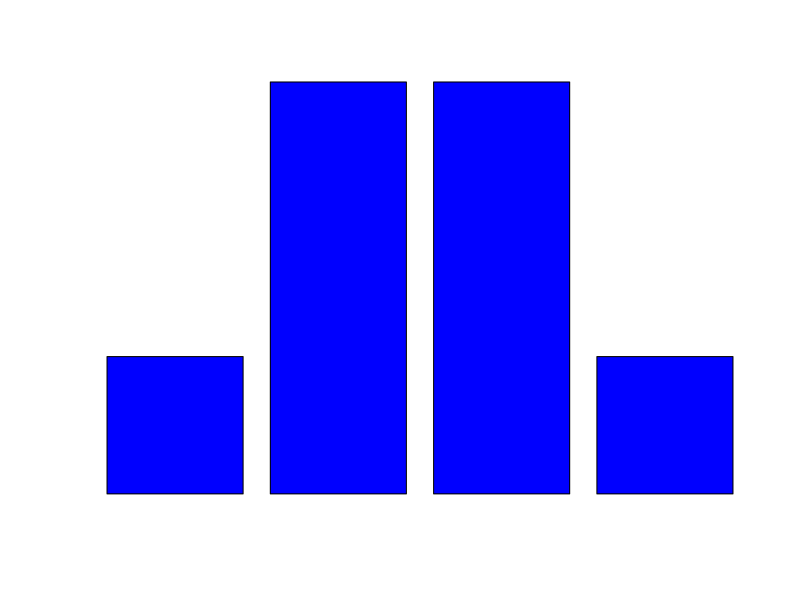
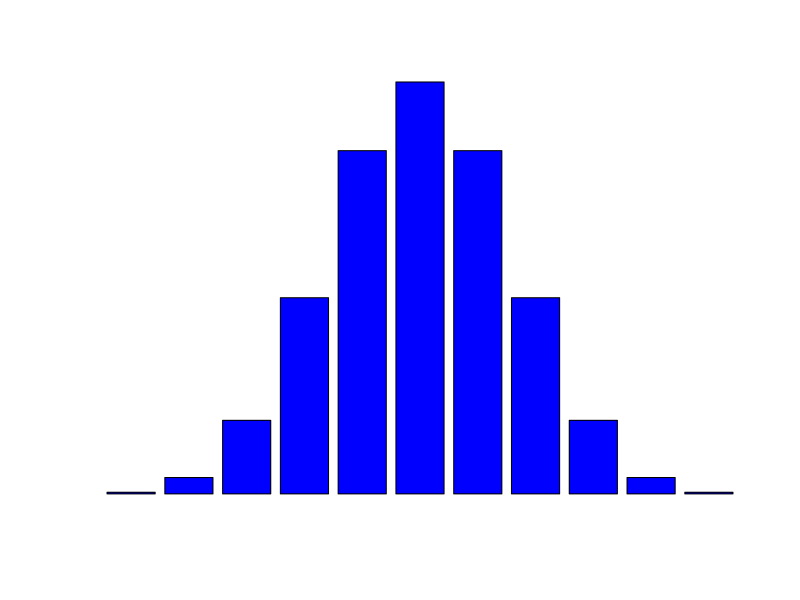
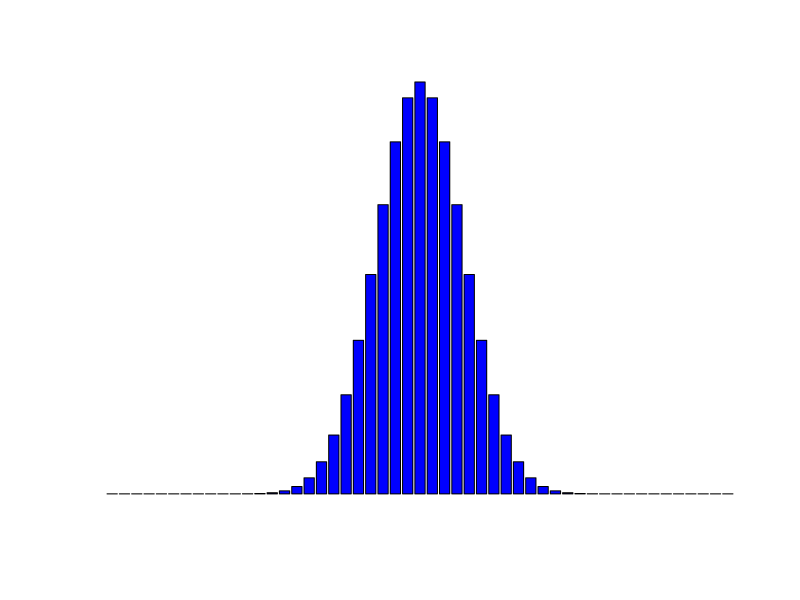
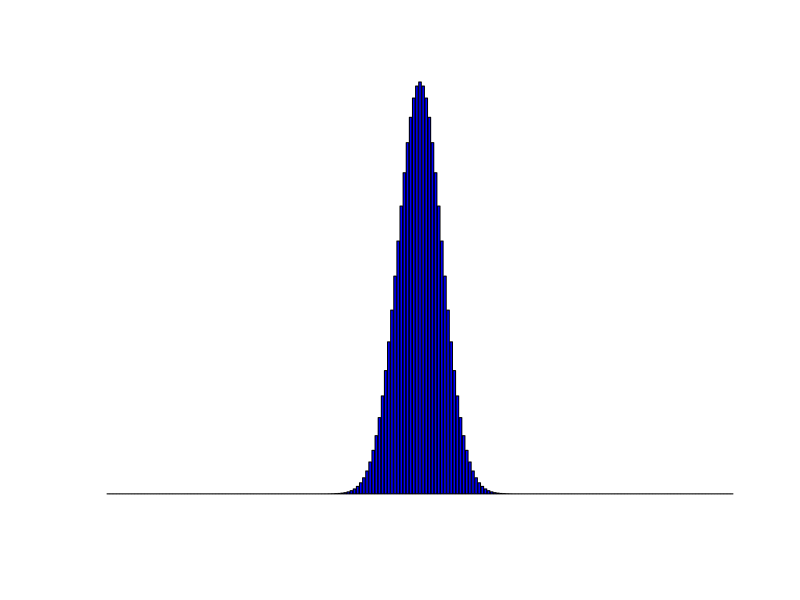
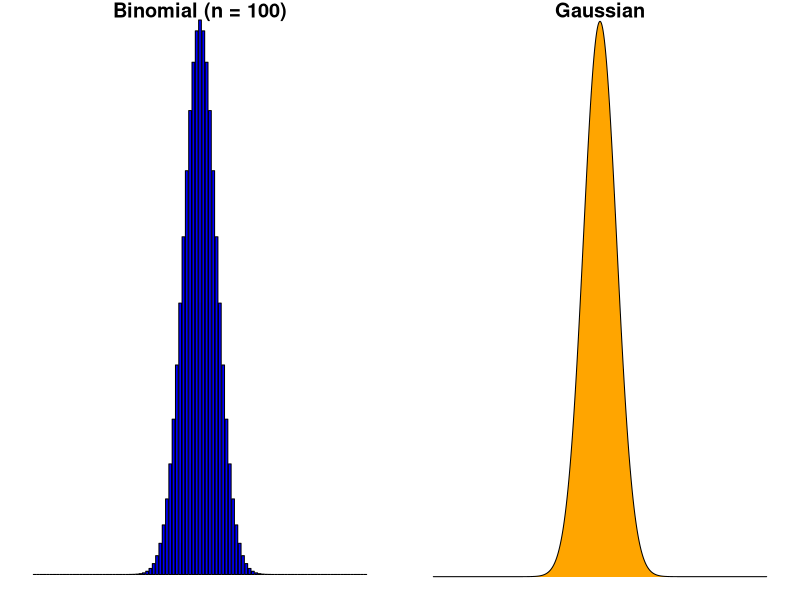
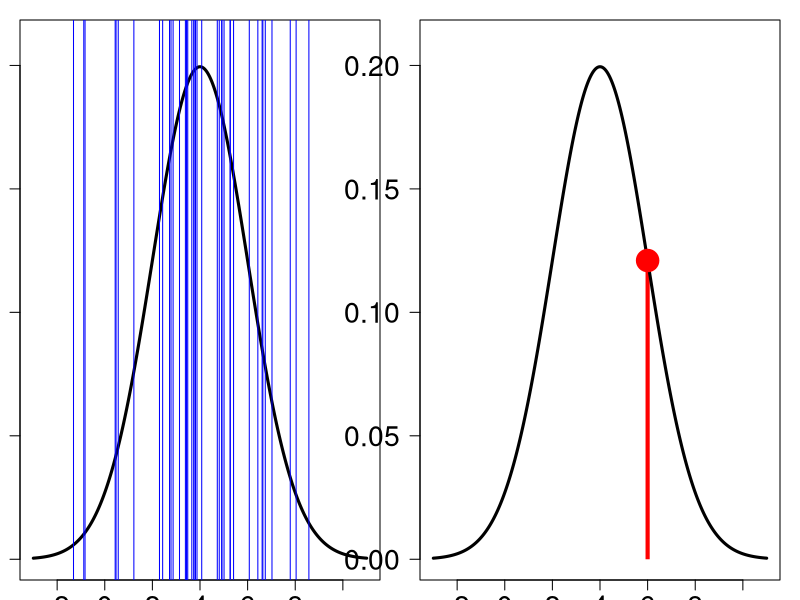
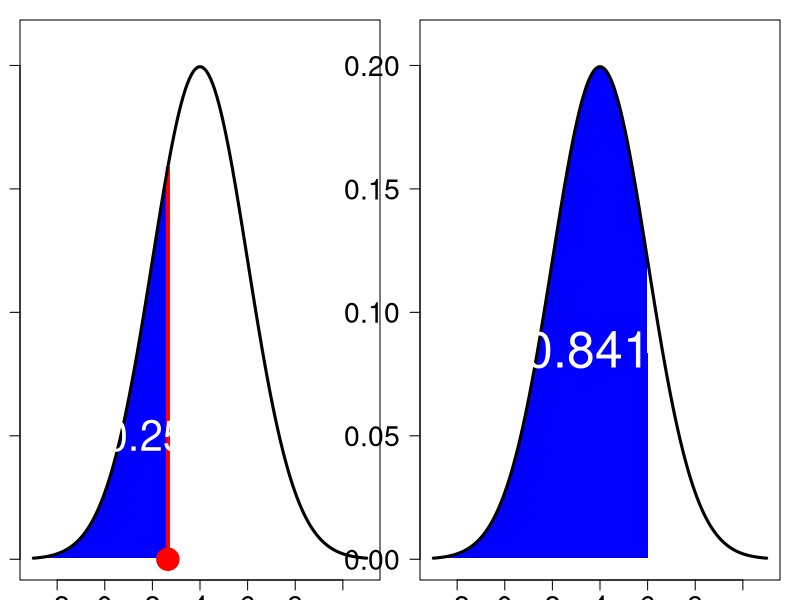

The R source for these figures, in order:
## ---- chunk 1
knitr::include_graphics("https://upload.wikimedia.org/wikipedia/commons/7/71/Claudius_crop.jpg")
## ---- chunk 2
knitr::include_graphics("https://upload.wikimedia.org/wikipedia/en/3/35/The_Drunkard%27s_Walk.jpg")
## ---- chunk 3
knitr::include_graphics("https://em-content.zobj.net/source/telegram/386/cloud-with-rain_1f327-fe0f.webp")
## ---- chunk 4
knitr::include_graphics("https://em-content.zobj.net/source/telegram/386/cloud-with-rain_1f327-fe0f.webp")
## ---- chunk 5
knitr::include_graphics("https://em-content.zobj.net/source/telegram/386/cloud-with-rain_1f327-fe0f.webp")
## ---- chunk 6
knitr::include_graphics("https://em-content.zobj.net/source/telegram/386/cloud-with-rain_1f327-fe0f.webp")
## ---- chunk 7
knitr::include_graphics("https://em-content.zobj.net/source/telegram/386/cloud-with-rain_1f327-fe0f.webp")
## ---- chunk 8
knitr::include_graphics("https://upload.wikimedia.org/wikipedia/commons/thumb/1/19/Jakob_Bernoulli.jpg/800px-Jakob_Bernoulli.jpg")
## ---- chunk 9
knitr::include_graphics("https://em-content.zobj.net/source/telegram/386/cloud-with-rain_1f327-fe0f.webp")
## ---- chunk 10
knitr::include_graphics("https://em-content.zobj.net/source/telegram/386/cloud-with-rain_1f327-fe0f.webp")
## ---- chunk 11
knitr::include_graphics("https://em-content.zobj.net/source/telegram/386/cloud-with-rain_1f327-fe0f.webp")
## ---- chunk 12
knitr::include_graphics("https://em-content.zobj.net/source/telegram/386/cloud-with-rain_1f327-fe0f.webp")
## ---- chunk 13
barplot(dbinom(0:3,3,0.5), col = "blue", axes = FALSE)
## ---- chunk 14
barplot(dbinom(0:10,10,0.5), col = "blue", axes = FALSE)
## ---- chunk 15
barplot(dbinom(0:50,50,0.5), col = "blue", axes = FALSE)
## ---- chunk 16
barplot(dbinom(0:200,200,0.5), col = "blue", axes = FALSE)
## ---- chunk 17
par(mfrow = c(1,2), mar = c(1,1,1,1))
barplot(dbinom(0:100,100,0.5),
        col = "blue", axes = FALSE, main = "Binomial (n = 100)")

xPoly <- seq(-6,6,l=2000)
yPoly <- dnorm(xPoly)

sel <- which(xPoly >= -6 & xPoly <= 6)
xPolySel <- c(xPoly[sel],xPoly[sel[1]])
yPolySel <- c(yPoly[sel],yPoly[sel[1]])
n <- length(xPolySel)

plot(0,0,type="n",xlim=c(-10,10),ylim=c(0.0125,0.385),
     axes=FALSE, xlab = "", ylab = "", main = "Gaussian")

polygon(xPolySel[n:1],yPolySel,col="orange",border = NA)
curve(dnorm(x),-10,10,n=2000,xlab="",ylab="",add=TRUE)

## ---- chunk 18
knitr::include_graphics("https://upload.wikimedia.org/wikipedia/commons/thumb/e/ec/Carl_Friedrich_Gauss_1840_by_Jensen.jpg/804px-Carl_Friedrich_Gauss_1840_by_Jensen.jpg")
## ---- chunk 19
plot(0,0,type="n",xlim=c(-3,11),ylim=c(0,0.21),
     xlab = "Temperature", ylab = "", las = 1, 
     cex.axis = 1.7, cex.lab = 2.5)

curve(dnorm(x, mean = 4, sd = 2),
      -3,11,n=2000,xlab="",ylab="",
      lwd = 3,add=TRUE)

set.seed(42)

abline(v = rnorm(40, mean = 4, sd = 2), col = "blue")
## ---- chunk 20
dnorm(6, mean = 4, sd = 2)
## ---- chunk 21
plot(0,0,type="n",xlim=c(-3,11),ylim=c(0,0.21),
     xlab = "Temperature", ylab = "", las = 1, 
     cex.axis = 1.7, cex.lab = 2.5)

segments(x0 = 6, x1 = 6,
         y0 = 0, y1 = dnorm(6, mean = 4, sd = 2),
         col = "red", lwd =4, lend = "butt")

curve(dnorm(x, mean = 4, sd = 2),-3,11,
      n=2000,xlab="",ylab="",add=TRUE,
      lwd = 3)

points(6, dnorm(6, mean = 4, sd = 2), pch = 19, col = "red", cex = 3)
## ---- chunk 22
qnorm(0.25, mean = 4, sd = 2)
## ---- chunk 23
plot(0,0,type="n",xlim=c(-3,11),ylim=c(0,0.21),
     xlab = "Temperature", ylab = "", las = 1, 
     cex.axis = 1.7, cex.lab = 2.5)

xPoly <- seq(-3,11,l=2000)
yPoly <- dnorm(xPoly, mean = 4, sd = 2)

sel <- which(xPoly >= -3 &
                 xPoly <= qnorm(0.25, mean = 4, sd = 2))
xPolySel <- c(xPoly[sel],xPoly[sel[1]])
yPolySel <- c(yPoly[sel],yPoly[sel[1]])
n <- length(xPolySel)

polygon(-xPolySel-0.35,yPolySel[n:1],col="blue",border = NA)


segments(x0 = qnorm(0.25, mean = 4, sd = 2),
         x1 = qnorm(0.25, mean = 4, sd = 2),
         y0 = 0, y1 = dnorm(qnorm(0.25, mean = 4, sd = 2),
                            mean = 4, sd = 2),
         col = "red", lwd =4, lend = "butt")

curve(dnorm(x, mean = 4, sd = 2),-3,11,
      n=2000,xlab="",ylab="",add=TRUE,
      lwd = 3)

points(qnorm(0.25, mean = 4, sd = 2),
       0, pch = 19, col = "red", cex = 3)

text(x = 1.7, y = 0.05, labels= 0.25, cex = 2.5, col = "white")
## ---- chunk 24
knitr::include_graphics("https://em-content.zobj.net/source/twitter/348/thermometer_1f321-fe0f.png")
## ---- chunk 25
pnorm(6, mean = 4, sd = 2)
## ---- chunk 26
xPoly <- seq(-3,11,l=2000)
yPoly <- dnorm(xPoly, mean = 4, sd = 2)

sel <- which(xPoly >= -3 & xPoly <= 6)
xPolySel <- c(xPoly[sel],xPoly[sel[1]])
yPolySel <- c(yPoly[sel],yPoly[sel[1]])
n <- length(xPolySel)

plot(0,0,type="n",xlim=c(-3,11),ylim=c(0,0.21),
     xlab = "Temperature", ylab = "", las = 1, 
     cex.axis = 1.7, cex.lab = 2.5)

polygon(-xPolySel+3,yPolySel[n:1],col="blue",border = NA)
curve(dnorm(x, mean = 4, sd = 2),-3,11,
      n=2000,xlab="",ylab="",add=TRUE,
      lwd = 3)

text(3.5, 0.085,
     round(pnorm(6, mean = 4, sd = 2),3),
     col = "white", cex = 3)

